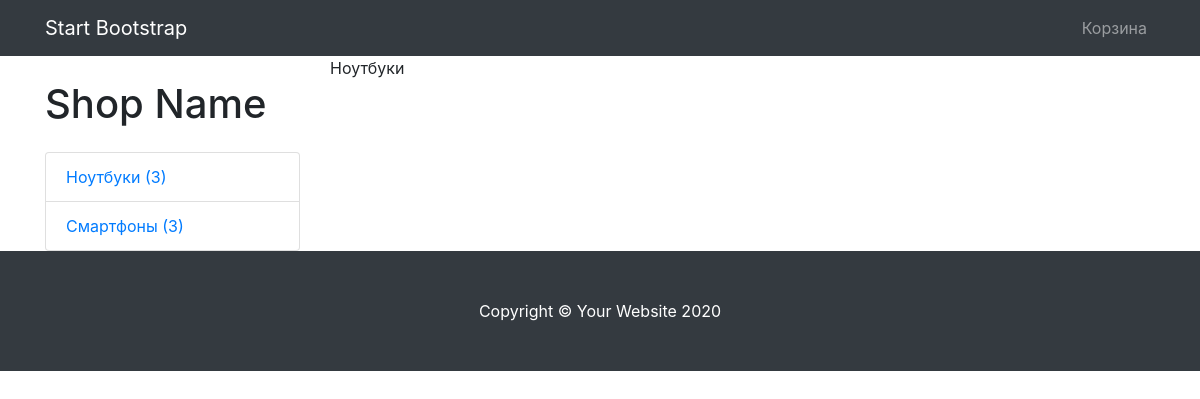
The app's page /category/notebooks/ (signed in) with its own data.
### mainapp/models.py (models this page shows, shortened)
class Category(models.Model):
    name = models.CharField(max_length=255, verbose_name="Имя категории")    # строка из 255 символов
    slug = models.SlugField(unique=True)    # уникальный слаг для URL
    objects = CategoryManager()
    def get_absolute_url(self):    # настройка url
        return reverse("mainapp:category_detail", kwargs={"slug": self.slug})

### mainapp/views.py (the view)
# urls.py: path("category/<str:slug>/", views.CategoryDetailView.as_view(), name="category_detail"),
class CategoryDetailView(CartMixin, CategoryDetailMixin, DetailView):
    model = Category
    queryset = Category.objects.all()
    context_object_name = "category"
    template_name = "mainapp/category_detail.html"
    slug_url_kwarg = "slug"

### mainapp/mixins.py (called while the page is built)
    def get_context_data(self, **kwargs):    # функция для вывода контента в вьешке (аналог <{"categories": categories}> в функции test_view)
        context = super().get_context_data(**kwargs)
        context["categories"] = Category.objects.get_categories_for_left_sidebar()
        return context

### mainapp/models.py (called while the page is built)
def get_models_for_count(*model_names):
    return [models.Count(model_name) for model_name in model_names]

    def get_queryset(self):
        return super().get_queryset()

    def get_categories_for_left_sidebar(self):
        models = get_models_for_count("notebook", "smartphone")
        qs = list(self.get_queryset().annotate(*models))    # инструмент анотации (существует еще инструмент агрегации)
        data = [
            dict(
                name=c.name, url=c.get_absolute_url(),
                count=getattr(c, self.CATEGORY_NAME_COUNT_NAME[c.name])
            ) for c in qs
        ]
        return data

### templates/mainapp/category_detail.html
{% extends "base/base.html" %}
{% block content %}
{{ category.name }}
{% endblock content %}

### templates/base/base.html (shortened to what this page needs)
{% load static %}
<!DOCTYPE html>
<html lang="en">
<head>
  <link href="{% static 'mainapp/vendor/bootstrap/css/bootstrap.min.css' %}" rel="stylesheet">
  <link href="{% static 'mainapp/css/shop-homepage.css' %}" rel="stylesheet">
</head>
<body>
  <nav class="navbar navbar-expand-lg navbar-dark bg-dark fixed-top">
    <div class="container">
      <a class="navbar-brand" href="#">Start Bootstrap</a>
      <div class="collapse navbar-collapse" id="navbarResponsive">
        <ul class="navbar-nav ml-auto">
          <li class="nav-item">
            <a class="nav-link" href="{% url 'mainapp:cart' %}">Корзина </a>
          </li>
        </ul>
      </div>
    </div>
  </nav>
  <div class="container">
    <div class="row">
      <div class="col-lg-3">
        <h1 class="my-4">Shop Name</h1>
        <div class="list-group">
          {% for category in categories %}
          <a href="{{ category.url }}" class="list-group-item">{{ category.name }} ({{ category.count }})</a>
          {% endfor %}
        </div>
      </div>
      <div class="col-lg-9">
        {% block content %}{% endblock content %}
      </div>
    </div>
  </div>
  <footer class="py-5 bg-dark">
    <div class="container">
      <p class="m-0 text-center text-white">Copyright &copy; Your Website 2020</p>
    </div>
  </footer>
</body>
</html>

### static/mainapp/css/shop-homepage.css (style rules this page uses)
body { padding-top: 56px; }

### records on screen
Category: name "Ноутбуки", name "Ноутбуки"
Category: name "Смартфоны"

### other values on screen
{{ category.count }} "3" "3"
